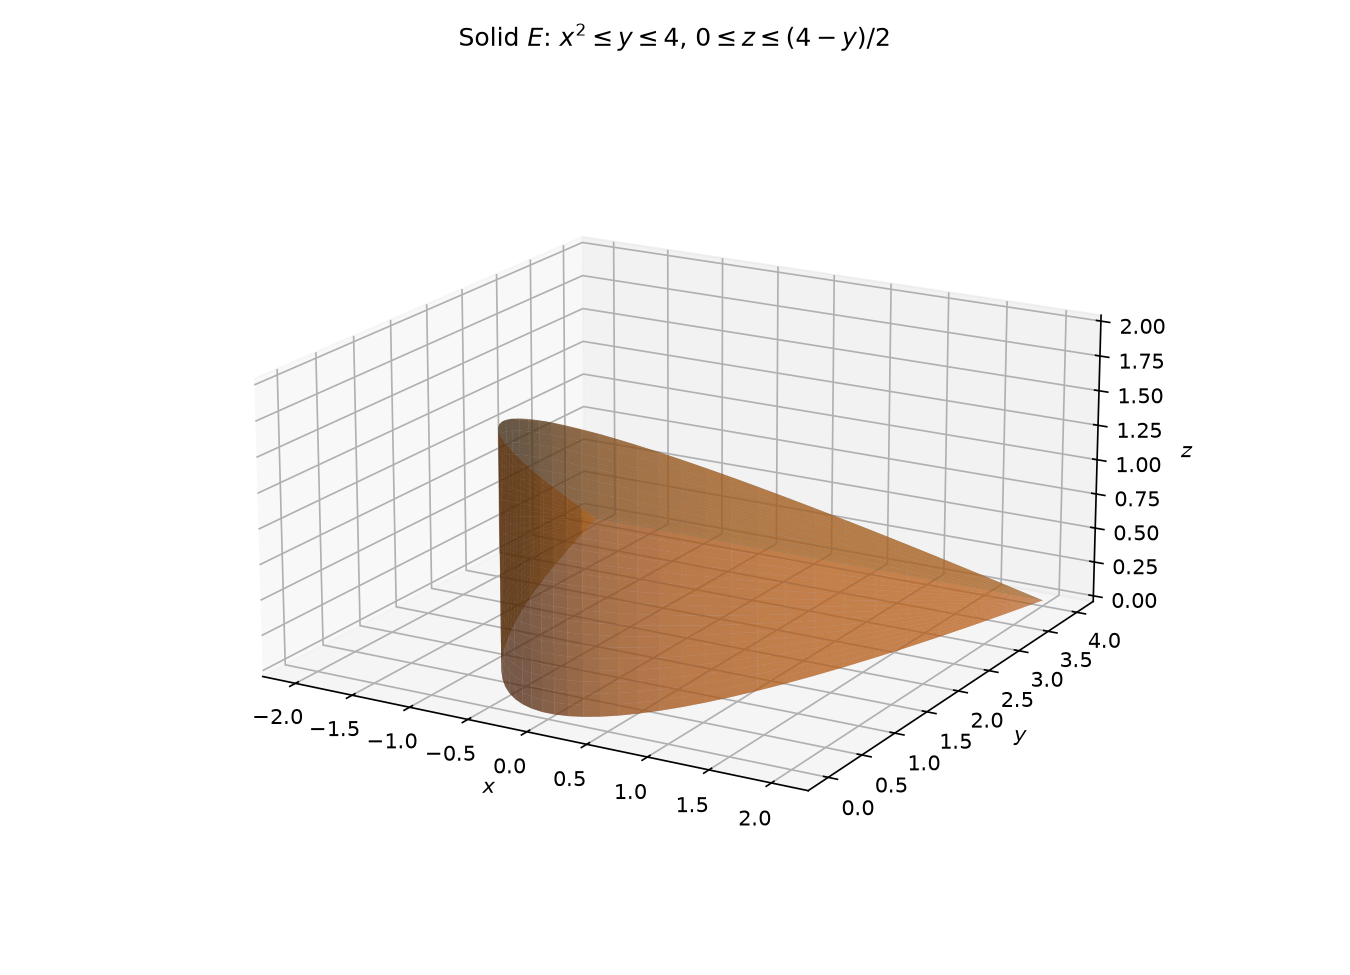

Write Python code to recreate this figure.
import numpy as np
import matplotlib
matplotlib.use("Agg")
import matplotlib.pyplot as plt

fig = plt.figure(figsize=(9, 6.5))
ax = fig.add_subplot(111, projection="3d")

# Parabolic cylinder y = x^2, 0 <= z <= (4 - y)/2
tt = np.linspace(-2, 2, 40)
S2, T2 = np.meshgrid(np.linspace(0, 1, 25), tt)
X = T2
Y = T2**2
Z = S2 * (4 - Y) / 2
ax.plot_surface(X, Y, Z, color="tab:orange", alpha=0.65)

# Bottom plane z = 0: region x^2 <= y <= 4
S3, T3 = np.meshgrid(np.linspace(0, 1, 25), tt)
Y3 = T3**2 + S3 * (4 - T3**2)
ax.plot_surface(T3, Y3, np.zeros_like(Y3), color="tab:purple", alpha=0.35)

# Top plane y + 2z = 4: 0 <= y <= 4, -sqrt(y) <= x <= sqrt(y)
Yt = np.linspace(0, 4, 30)
S4, T4 = np.meshgrid(np.linspace(-1, 1, 30), Yt)
X4 = S4 * np.sqrt(T4)
Z4 = (4 - T4) / 2
ax.plot_surface(X4, T4, Z4, color="tab:blue", alpha=0.45)

ax.set_title(r"Solid $E$: $x^2\leq y\leq 4$, $0\leq z\leq (4-y)/2$")
ax.set_xlabel(r"$x$"); ax.set_ylabel(r"$y$"); ax.set_zlabel(r"$z$")
ax.set_box_aspect((4, 4, 2))
ax.view_init(elev=18, azim=-60)
fig.tight_layout()
fig.savefig("D:/Program-Files/MCMA-Toolchain/dev-logs/.raw_data/dev-logs-20261110/dsh-qwen3.8-27b-hpc/calculus-15.7.31/solution/part1_figure1.png", dpi=150)
print("wrote part1_figure1.png (31)")
